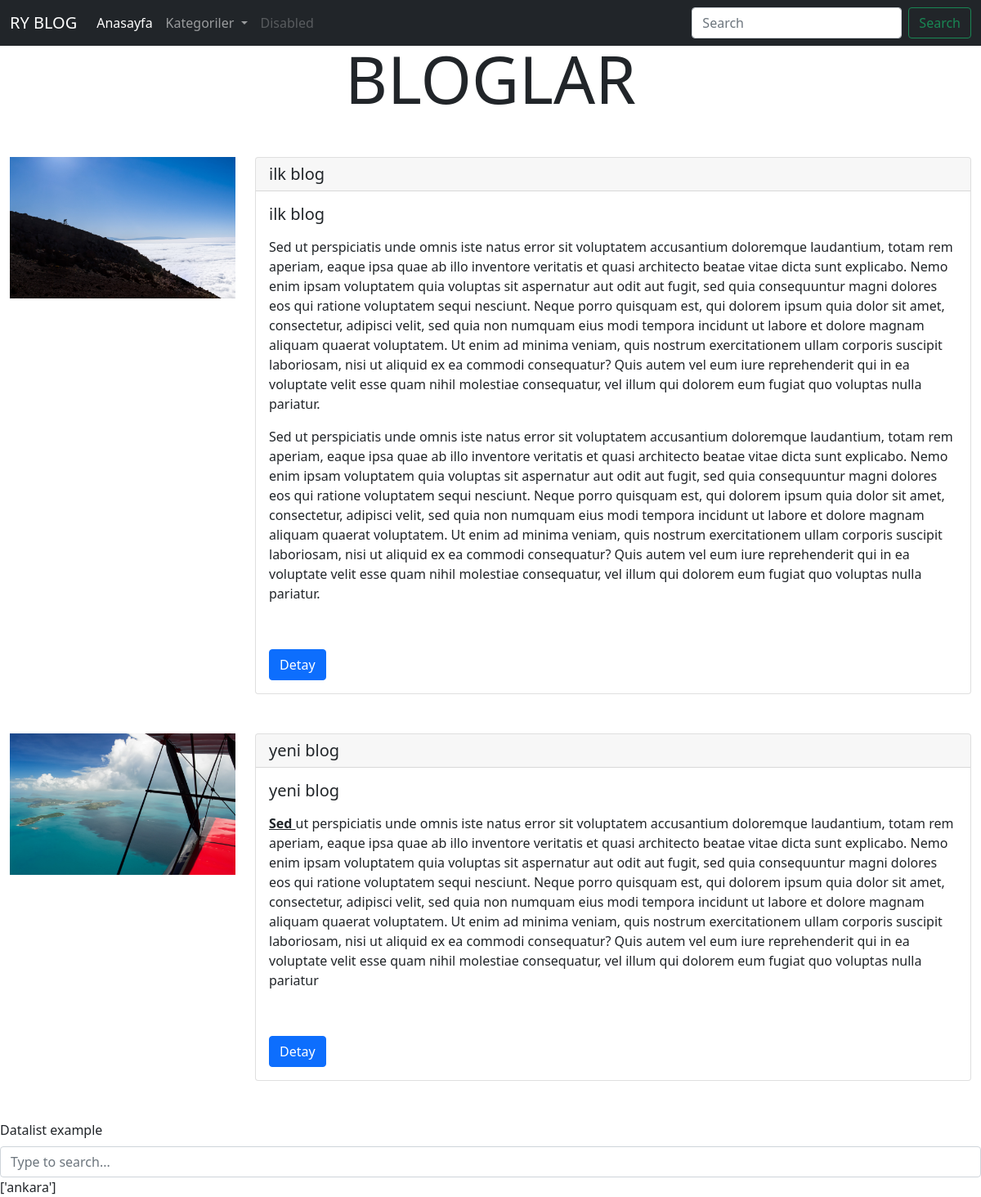
The page / on the database its author committed.
### blog/models.py (models this page shows, shortened)
class Blog(models.Model):
    title=models.CharField(max_length=200)
    image=models.ImageField(upload_to='')
    content=RichTextField()
    isActive=models.BooleanField(default=False)
    isHome=models.BooleanField(default=False)
    category=models.ForeignKey(Category,on_delete=models.CASCADE,null=True)

### blog/views.py (the view)
# urls.py: path('',Index)
def Index(req):
    return render(req,'index.html',
                  {
                   "blogs":Blog.objects.all(),
                   "sehirler":["diyarbakır","istanbul","ankara","izmir"],
                    "date": datetime.datetime.now()
                   })

### blog/templates/index.html
{% extends 'base.html' %}
{% block content %}
    <div class="container-fluid">
    <h1 class="my-5 display-1 text-center">BLOGLAR</h1>
    {% for blog in blogs %}
        <div class="row my-5">
        <div class="col-3">
            <img src="images/{{ blog.image }}" class="img-fluid" alt="...">
        </div>
        <div class="col-9">
            <div class="card">
            <h5 class="card-header">{{ blog.title }}</h5>
            <div class="card-body">
            <h5 class="card-title">{{ blog.title }}</h5>
            <p class="card-text">{{ blog.content|safe }}</p>
            <a href="#" class="btn btn-primary">Detay</a>
      </div>
    </div>
        </div>
    </div>
    {% endfor %}
</div>
{% endblock %}

### templates/base.html (shortened to what this page needs)
{% load static %}
<!DOCTYPE html>
<html lang="en">
<head>
    <link href="{% static 'css/bootstrap.css' %}" rel="stylesheet">
</head>
<body>
{% include 'partials/_ustmenu.html' %}
{% block content %}{% endblock %}
{% include 'partials/_search.html' with kelimeler="ramazan" %}
</body>
</html>

### templates/partials/_ustmenu.html (shortened to what this page needs)
<nav class="navbar navbar-expand-lg navbar-dark bg-dark fixed-top">
  <div class="container-fluid">
    <a class="navbar-brand" href="#">RY BLOG</a>
    <div class="collapse navbar-collapse" id="navbarSupportedContent">
      <ul class="navbar-nav me-auto mb-2 mb-lg-0">
        <li class="nav-item">
          <a class="nav-link active" aria-current="page" href="#">Anasayfa</a>
        </li>
        <li class="nav-item dropdown">
          <a class="nav-link dropdown-toggle" href="#" id="navbarDropdown" role="button" data-bs-toggle="dropdown" aria-expanded="false">
            Kategoriler
          </a>
        </li>
        <li class="nav-item">
          <a class="nav-link disabled">Disabled</a>
        </li>
      </ul>
      <form class="d-flex">
        <input class="form-control me-2" type="search" placeholder="Search" aria-label="Search">
        <button class="btn btn-outline-success" type="submit">Search</button>
      </form>
    </div>
  </div>
</nav>

### templates/partials/_search.html (shortened to what this page needs)
<label for="exampleDataList" class="form-label">Datalist example</label>
<input class="form-control" list="datalistOptions" id="exampleDataList" placeholder="Type to search...">
{% with vrb=sehirler %}
    {{ vrb|slice:"2:3" }}
{% endwith %}

### rows shown on the page
Blog: image (picture), title "ilk blog", content "Sed ut perspiciatis unde omnis iste natus error sit voluptatem accusantium doloremque laudantium, totam rem aperiam, eaque ipsa quae ab illo inventore veritatis et quasi architecto beatae vitae dicta sunt explicabo. Nemo enim ipsam voluptatem quia voluptas sit aspernatur aut odit aut fugit, sed quia consequuntur magni dolores eos qui ratione voluptatem sequi nesciunt. Neque porro quisquam est, qui dolorem ipsum quia dolor sit amet, consectetur, adipisci velit, sed quia non numquam eius modi tempora incidunt ut labore et dolore magnam aliquam quaerat voluptatem. Ut enim ad minima veniam, quis nostrum exercitationem ullam corporis suscipit laboriosam, nisi ut aliquid ex ea commodi…"
Blog: image (picture), title "yeni blog", content "Sed ut perspiciatis unde omnis iste natus error sit voluptatem accusantium doloremque laudantium, totam rem aperiam, eaque ipsa quae ab illo inventore veritatis et quasi architecto beatae vitae dicta sunt explicabo. Nemo enim ipsam voluptatem quia voluptas sit aspernatur aut odit aut fugit, sed quia consequuntur magni dolores eos qui ratione voluptatem sequi nesciunt. Neque porro quisquam est, qui dolorem ipsum quia dolor sit amet, consectetur, adipisci velit, sed quia non numquam eius modi tempora incidunt ut labore et dolore magnam aliquam quaerat voluptatem. Ut enim ad minima veniam, quis nostrum exercitationem ullam corporis suscipit laboriosam, nisi ut aliquid ex ea commodi…"

### other values the page prints
{{ vrb|slice:"2:3" }} "['ankara']"
